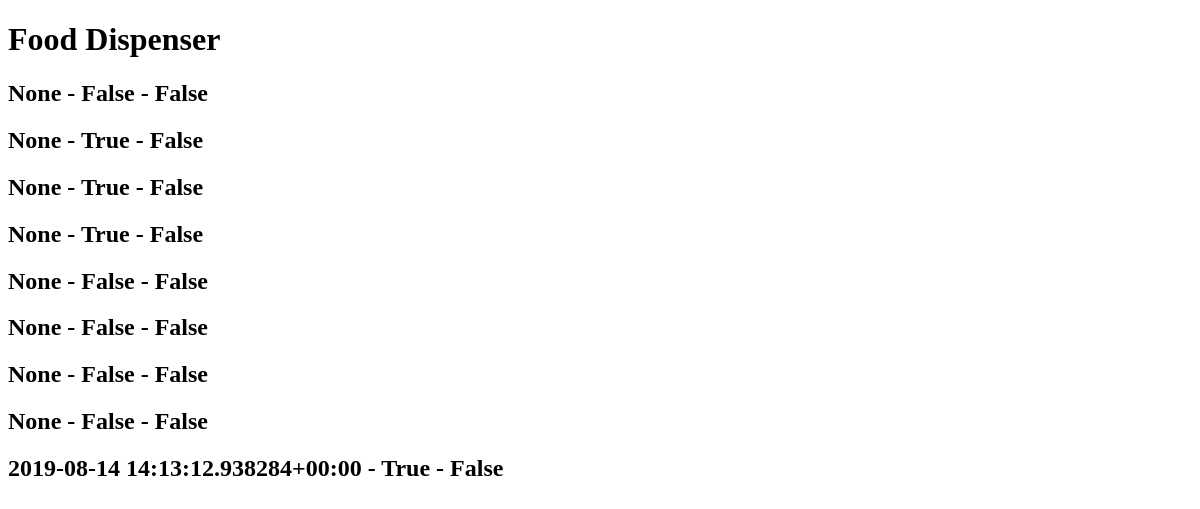
Page /dispenser/ on the earlier database version.
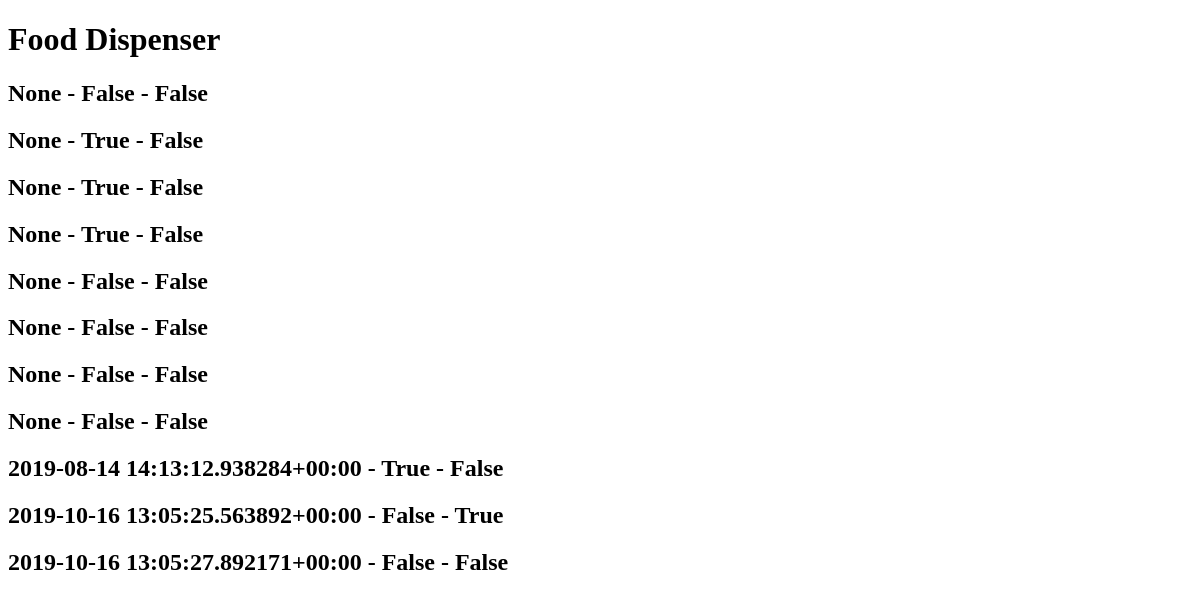
Same page on the later database version.
### Dispenser/models.py (models this page shows)
class DatiRaccolti(models.Model):
    date = models.DateTimeField(auto_now=True)
    erogation = models.BooleanField(default=False)
    userMod = models.BooleanField(default=False)  # flag erogazione utente/automatica
    timeMod = models.BooleanField(default=True)  # flag per distinguere giorno da notte. di default Giorno
    def __str__(self):
        return u'%s - %s - %s' % (self.date, self.erogation, self.userMod)
    class Meta:  # per evitare l'aggiunta della s finale al nome - specifico il plurale
        verbose_name_plural = "DatiRaccolti"

### Dispenser/views.py (the view)
def home(request):  # renderizza i dati del database
    return render(request, 'index.html', {
        'righe': DatiRaccolti.objects.all(),
    })

### templates/Dispenser/index.html (shortened to what this page needs)
<!DOCTYPE html>
<html lang="en">
<head>
</head>
<body>
    <h1>Food Dispenser</h1>
    {% for riga in righe %}
        <h2> {{riga}} </h2>
    {% endfor %}
</body>
</html>

Differences in the rows shown:
added DatiRaccolti: date+erogation+userMod "2019-10-16 13:05:25.563892+00:00 - False - True"
added DatiRaccolti: date+erogation+userMod "2019-10-16 13:05:27.892171+00:00 - False - False"
